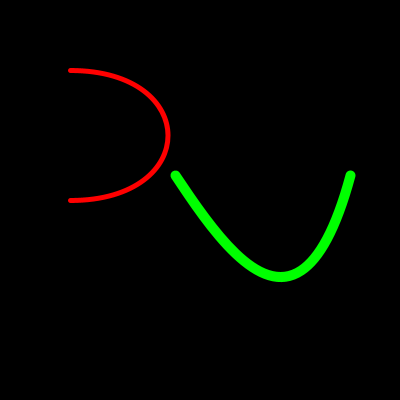
Frame 1 (no input)
Frame 60 (the mouse pressed at the canvas centre just before this capture): identical to frame 1, image omitted
Frame 120 (the mouse held since frame 60 and released just before this capture): identical to frame 1, image omitted

The Processing sketch that drew this single still picture (run headless with seeded random() and noise(); from frame 60 on, the mouse is pressed at the canvas centre):

// Processing sketch: processing_88933
// ── processing_88933.pde

void setup(){
  size(400, 400); //size of applet
}

void draw(){
  background(0, 0, 0); //background colour
  noFill(); //command for no fill
  strokeWeight(5); //value for stroke - 5 pixels
  stroke(255, 0, 0); //stroke colour - red
  bezier(70, 70, 200, 70, 200, 200, 70, 200);
  //position and coordinates for bezier curve
  noFill(); //command for no fill
  strokeWeight(10); //value for stroke - 10 pixels
  stroke(0, 255, 0); //stroke colour - green
  bezier(175, 175, 225, 250, 300, 360, 350, 175);
  //position and coordinates for bezier curve
}
